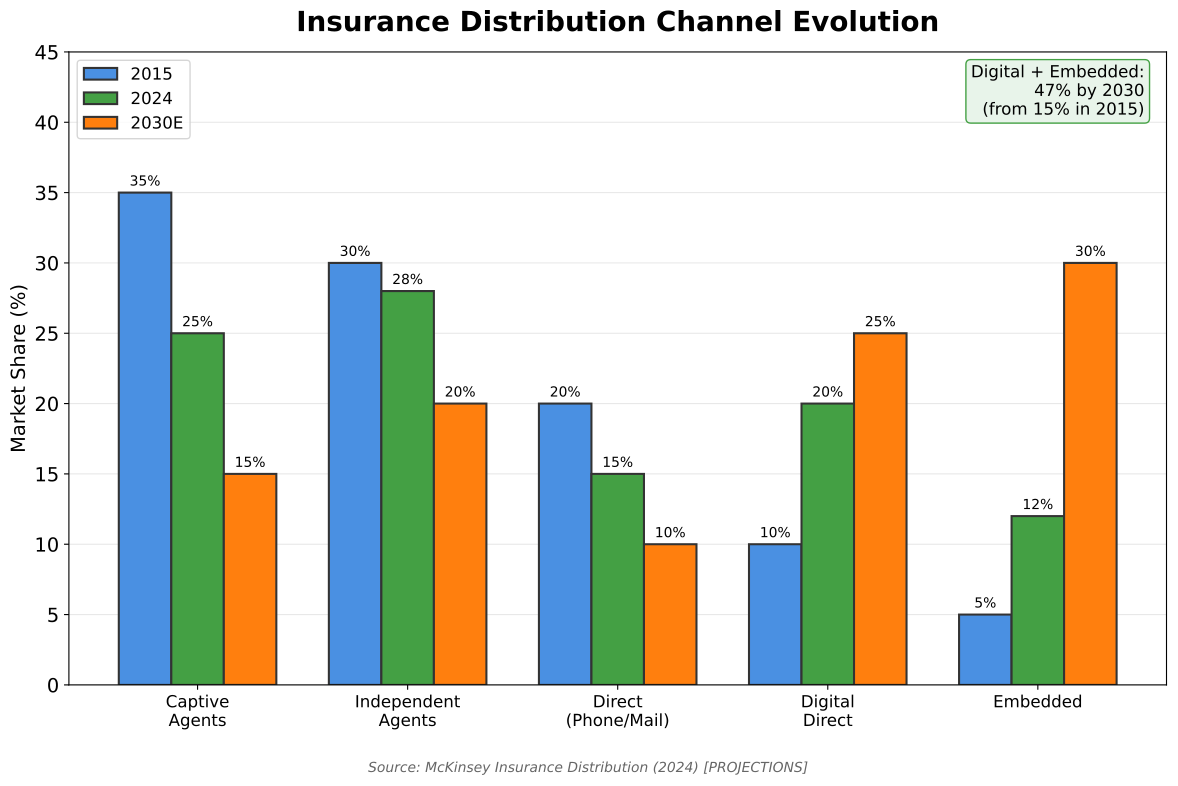

Write the Python code that produced this figure.
"""
Insurance Distribution Channels
Shows evolution of insurance distribution

Output: distribution_channels.pdf
Module: module_01_fintech
Lesson: 9 - InsurTech
"""

from pathlib import Path
import matplotlib.pyplot as plt
import numpy as np

CHART_METADATA = {
    'title': 'Insurance Distribution Channels',
    'module': 'module_01_fintech',
    'lesson': 9,
    'url': 'https://github.com/Digital-AI-Finance/digital-finance/tree/main/module_01_fintech/figures/distribution_channels'
}

plt.rcParams.update({
    'font.size': 14,
    'axes.labelsize': 14,
})

def create_chart():
    """Create distribution channels comparison chart"""
    fig, ax = plt.subplots(figsize=(12, 8))

    channels = ['Captive\nAgents', 'Independent\nAgents', 'Direct\n(Phone/Mail)', 'Digital\nDirect', 'Embedded']
    share_2015 = [35, 30, 20, 10, 5]
    share_2024 = [25, 28, 15, 20, 12]
    share_2030 = [15, 20, 10, 25, 30]

    x = np.arange(len(channels))
    width = 0.25

    bars1 = ax.bar(x - width, share_2015, width, label='2015', color='#4A90E2',
                   edgecolor='#333333', lw=1.5)
    bars2 = ax.bar(x, share_2024, width, label='2024', color='#44A044',
                   edgecolor='#333333', lw=1.5)
    bars3 = ax.bar(x + width, share_2030, width, label='2030E', color='#FF7F0E',
                   edgecolor='#333333', lw=1.5)

    ax.set_ylabel('Market Share (%)', fontsize=14)
    ax.set_title('Insurance Distribution Channel Evolution', fontsize=20, fontweight='bold', pad=15)
    ax.set_xticks(x)
    ax.set_xticklabels(channels, fontsize=12)
    ax.legend(fontsize=12)
    ax.set_ylim(0, 45)
    ax.yaxis.grid(True, alpha=0.3)
    ax.set_axisbelow(True)

    # Add value labels
    for bars in [bars1, bars2, bars3]:
        for bar in bars:
            height = bar.get_height()
            ax.annotate(f'{int(height)}%',
                       xy=(bar.get_x() + bar.get_width() / 2, height),
                       xytext=(0, 3), textcoords="offset points",
                       ha='center', va='bottom', fontsize=10)

    # Key insight
    ax.text(0.98, 0.98, 'Digital + Embedded:\n47% by 2030\n(from 15% in 2015)',
           transform=ax.transAxes, fontsize=12, va='top', ha='right',
           bbox=dict(boxstyle='round', facecolor='#E8F4EA', edgecolor='#44A044'))

    # Source
    fig.text(0.5, 0.02, 'Source: McKinsey Insurance Distribution (2024) [PROJECTIONS]',
            fontsize=10, ha='center', style='italic', color='#666666')

    plt.tight_layout(rect=[0, 0.05, 1, 1])

    output_path = Path(__file__).parent / 'distribution_channels.pdf'
    plt.savefig(output_path, format='pdf', dpi=300, bbox_inches='tight')
    plt.close()
    print(f"Chart saved to: {output_path}")
    return output_path

if __name__ == '__main__':
    create_chart()
